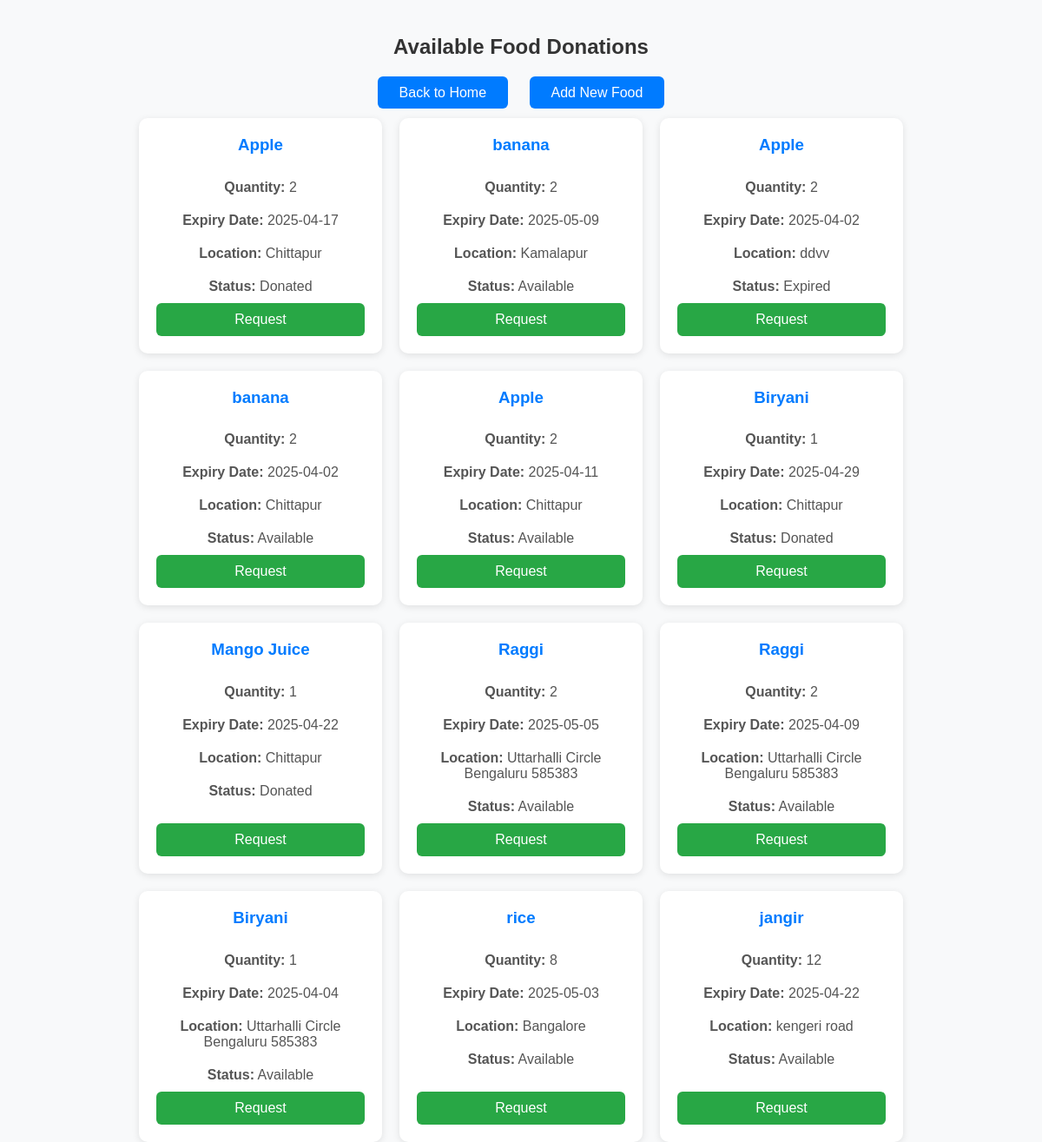
The page /food_list (signed in) on the database its author committed.
### tables this page shows
CREATE TABLE food_donations (
                    id INTEGER PRIMARY KEY AUTOINCREMENT,
                    food_name TEXT NOT NULL,
                    quantity INTEGER NOT NULL,
                    expiry_date TEXT NOT NULL,
                    location TEXT NOT NULL,
                    status TEXT NOT NULL,
                    user_id INTEGER NOT NULL,
                    FOREIGN KEY (user_id) REFERENCES accounts(id)
                );

### app.py (the view)
@app.route('/food_list')
def food_list():
    if not session.get('loggedin'):
        flash("Please login first!", "warning")
        return redirect(url_for('login'))
    with get_sqlite_connection() as conn:
        cursor = conn.cursor()
        cursor.execute('SELECT * FROM food_donations')
        foods = cursor.fetchall()
    return render_template('food_list.html', foods=foods)

### app.py (called while the page is built)
def get_sqlite_connection():
    try:
        conn = sqlite3.connect(SQLITE_DB_PATH)
        conn.row_factory = sqlite3.Row
        return conn
    except sqlite3.Error as e:
        print(f"SQLite Error: {e}")
        return None

### templates/food_list.html (shortened to what this page needs)
<!DOCTYPE html>
<html lang="en">
<head>
    <link rel="stylesheet" href="{{ url_for('static', filename='css/style.css') }}">
</head>
<body>
    <h2>Available Food Donations</h2>
    <div class="nav-buttons">
        <a href="{{ url_for('home') }}">Back to Home</a>
        <a href="{{ url_for('add_food') }}">Add New Food</a>
    </div>
    <div class="food-container">
        {% for food in foods %}
        <div class="food-card">
            <h3>{{ food.food_name }}</h3>
            <div class="food-info"><strong>Quantity:</strong> {{ food.quantity }}</div>
            <div class="food-info"><strong>Expiry Date:</strong> {{ food.expiry_date }}</div>
            <div class="food-info"><strong>Location:</strong> {{ food.location }}</div>
            <div class="food-info"><strong>Status:</strong> {{ food.status }}</div>
            <a href="{{ url_for('request_food', food_id=food.id) }}" class="request-button">Request</a>
        </div>
        {% else %}
        <p style="text-align:center;">No food donations available at the moment.</p>
        {% endfor %}
    </div>
</body>
</html>

### static/style.css (style rules this page uses)
html { scroll-behavior: smooth; }
body { background: url('/static/images/Welcome.jpg') no-repeat center center/cover; height: 100vh; margin: 0; padding: 0; font-family: Arial, sans-serif; text-align: center; color: white; overflow-x: hidden; }

### templates/food_list.html (style rules this page uses)
body { font-family: Arial, sans-serif; background: #f8f9fa; margin: 0; padding: 20px; }
h2 { text-align: center; color: #333; margin-bottom: 30px; }
.food-container { display: flex; flex-wrap: wrap; justify-content: center; gap: 20px; }
.food-card { background: white; border-radius: 10px; box-shadow: 0 2px 8px rgba(0,0,0,0.1); width: 280px; padding: 20px; box-sizing: border-box; display: flex; flex-direction: column; justify-content: space-between; }
.food-card h3 { margin-top: 0; color: #007bff; }
.food-info { margin: 10px 0; color: #555; }
.request-button { margin-top: auto; padding: 10px; background-color: #28a745; color: white; border: none; border-radius: 6px; cursor: pointer; font-size: 16px; text-align: center; text-decoration: none; display: block; }
.nav-buttons { text-align: center; margin-bottom: 20px; }
.nav-buttons a { margin: 0 10px; padding: 10px 25px; background-color: #007bff; color: white; text-decoration: none; border-radius: 6px; font-size: 16px; }

### rows shown on the page
food_donations: food_name "Apple", quantity "2", expiry_date "2025-04-17", location "Chittapur", status "Donated"
food_donations: food_name "banana", quantity "2", expiry_date "2025-05-09", location "Kamalapur", status "Available"
food_donations: food_name "Apple", quantity "2", expiry_date "2025-04-02", location "ddvv", status "Expired"
food_donations: food_name "banana", quantity "2", expiry_date "2025-04-02", location "Chittapur", status "Available"
food_donations: food_name "Apple", quantity "2", expiry_date "2025-04-11", location "Chittapur", status "Available"
food_donations: food_name "Biryani", quantity "1", expiry_date "2025-04-29", location "Chittapur", status "Donated"
food_donations: food_name "Mango Juice", quantity "1", expiry_date "2025-04-22", location "Chittapur", status "Donated"
food_donations: food_name "Raggi", quantity "2", expiry_date "2025-05-05", location "Uttarhalli Circle Bengaluru 585383", status "Available"
food_donations: food_name "Raggi", quantity "2", expiry_date "2025-04-09", location "Uttarhalli Circle Bengaluru 585383", status "Available"
food_donations: food_name "Biryani", quantity "1", expiry_date "2025-04-04", location "Uttarhalli Circle Bengaluru 585383", status "Available"
food_donations: food_name "rice", quantity "8", expiry_date "2025-05-03", location "Bangalore", status "Available"
food_donations: food_name "jangir", quantity "12", expiry_date "2025-04-22", location "kengeri road", status "Available"
